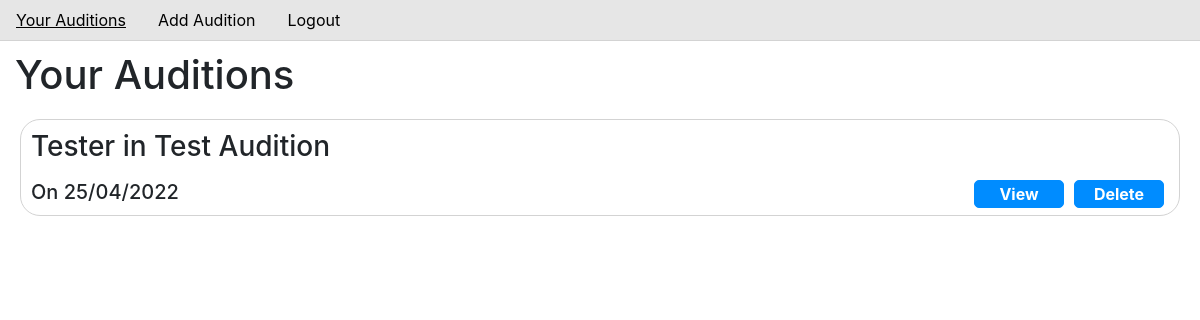
/ (signed in), run on an earlier commit of the app's database.
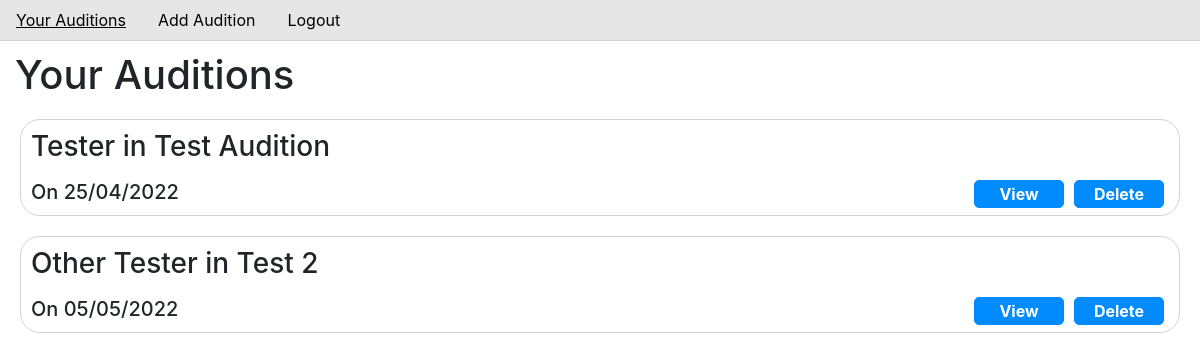
And on a later commit of the database.
### audition/models.py (models this page shows, shortened)
class Audition(models.Model):
    title = models.CharField(max_length=64)
    role = models.CharField(max_length=64)
    date = models.CharField(max_length=50)
    user = models.ForeignKey(User, on_delete=models.CASCADE, related_name="auditions")

### audition/views.py (the view)
# urls.py: path("", views.index, name="index"),
@login_required(login_url="login")
def index(request):
    user_id = request.user
    user = User.objects.get(pk=user_id.id)
    auditions = Audition.objects.filter(user=user)
    return render(request, "audition/index.html", {
        "user": user,
        "auditions": auditions
    })

### audition/templates/audition/index.html (shortened to what this page needs)
{% extends "audition/layout.html" %}
    {% load static %}
    {% block body %}
        <h1 class="page-title"></h1>
        <div class="all-auditions">
            {% if auditions %}
                {% for audition in auditions %}
                    <div class="audition-block">
                        <div class="audition-info">
                            <h3 class="audition-title">{{ audition.role }} in {{ audition.title }}</h3>
                        </div>
                        <div class="audition-date-block">
                            <h5 class="audition-date">On {{ audition.date }}</h5>
                            <button class="audition-buttons view" data-id="{{ audition.id }}">View</button>
                            <button class="audition-buttons delete" data-id="{{ audition.id }}">Delete</button>
                        </div>
                    </div>
                {% endfor %}
            {% else %}
                    <div class="audition-block">
                        <h2 class="no-auditions">No auditions to show</h2>
                    </div>
            {% endif %}
        </div>
    {% endblock %}

### audition/templates/audition/layout.html (shortened to what this page needs)
{% load static %}
<!DOCTYPE HTML>
<html lang=en>
    <head>
        <link rel="stylesheet" href="https://stackpath.bootstrapcdn.com/bootstrap/4.4.1/css/bootstrap.min.css">
        <link href="{% static 'audition/styles.css' %}" rel="stylesheet">
    </head>
    <body>
        <div class="nav-bar">
            <ul class="nav">
                {% if user.is_authenticated %}
                    <li class="nav-item">
                        <a class="nav-link" id="index" href="{% url 'index'%}">Your Auditions</a>
                    </li>
                    <li class="nav-item">
                        <a class="nav-link" id="Add-audition" href="{% url 'new_audition' %}">Add Audition</a>
                    </li>
                    <li class="nav-item">
                        <a class="nav-link" id="Logout" href="{% url 'logout' %}">Logout</a>
                    </li>
                {% endif %}
            <ul>
        </div>
        {% block body %}
        {% endblock %}
    </body>
</html>

### audition/static/audition/styles.css (style rules this page uses)
.page-title { margin-top: 10px; padding-left: 15px; }
.nav-bar { background-color: rgb(230, 230, 230); border-bottom: 1px solid lightgray; }
.nav-link { color: black; }
.audition-block { margin: 20px; padding: 10px; border: 1px solid lightgray; border-radius: 20px; display: grid; grid-template-rows: 50px 25px; }
.audition-title { margin: 0px; }
.audition-date-block { display: grid; grid-template-columns: auto 100px 100px; }
.audition-date { margin: 0px; }
.audition-buttons { margin-right: 5px; margin-left: 5px; background-color: rgb(0, 140, 255); color: white; font-weight: bold; border: 1px solid rgb(0, 140, 255); border-radius: 5px; }

What changed in the data, as far as the page shows it:
added Audition: role "Other Tester", title "Test 2", date "05/05/2022"
